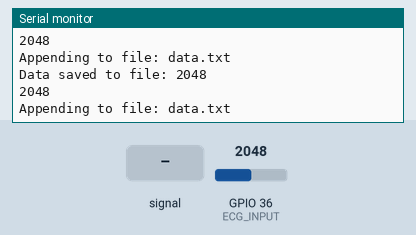
Recording of a sketch running on a simulated ESP32. On the bench: the last lines printed to the serial monitor. The test bench sets the inputs (shaded band); at power-on: GPIO 36 (ECG_INPUT) = 2048. Storage starts empty; nothing arrives over Bluetooth unless stated.

Above: at 1.2 s.
1.3 s: GPIO 36 (ECG_INPUT) fed a 200 Hz sine of ±327 counts around its level
2.8 s: GPIO 36 (ECG_INPUT) set to 2866
At 3.3 s:
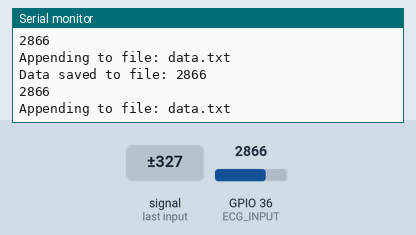
4.3 s: GPIO 36 (ECG_INPUT) fed a 1000 Hz sine of ±1023 counts around its level
5.8 s: GPIO 36 (ECG_INPUT) set to 3603
At 6.5 s:
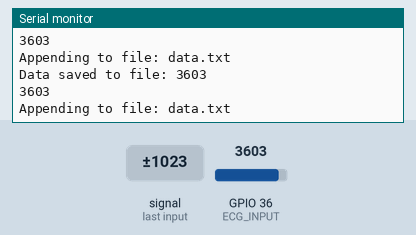
Timing chart, 0 to 8.3 s (numbered marks = the images above; inputs shaded):
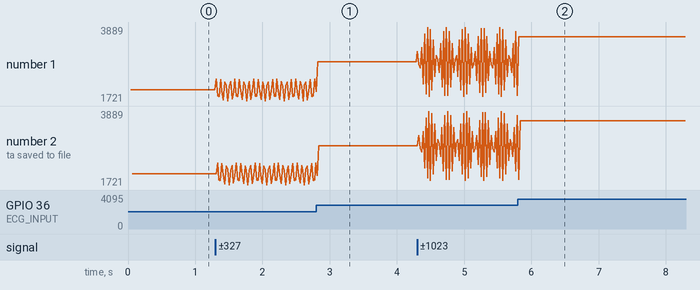

Measured:
- after the input at 5.8 s, the serial monitor: prints a new line at once (image 2)
- plotted number 1: 2048 → 1987 after the input at 1.3 s, 2866 → 1875 after the input at 4.3 s, 1875 → 3603 after the input at 5.8 s
- plotted number 2: 2048 → 2370 after the input at 1.3 s, 2866 → 3762 after the input at 4.3 s, 3762 → 3603 after the input at 5.8 s

The sketch:

ESP32_bluetoothandsdcard2.ino
```cpp
#include <BluetoothSerial.h>
#include <SD.h>

#define ECG_INPUT     36
#define ECG_LO_MIN    40
#define ECG_LO_PLUS   41

BluetoothSerial SerialBT;
const int chipSelect = 15;
const int customSCK = 14;   // Custom SPI SCK pin
const int customMOSI = 12;  // Custom SPI MOSI pin
const int customMISO = 13;  // Custom SPI MISO pin
int fileCount = 0;
//SPIClass spi;

void saveDataToFile(int data) {
  File dataFile = SD.open("data.txt", FILE_WRITE);
  if (dataFile) {
    dataFile.println(data);
    dataFile.close();
    Serial.println("Data saved to file: " + String(data));
  } else {
    Serial.println("Failed to open file for writing.");
  }
}

void readFile(fs::FS &fs, const char * path){
  Serial.printf("Reading file: %s\n", path);

  File file = fs.open(path);
  if(!file){
    Serial.println("Failed to open file for reading");
    return;
  }

  Serial.print("Read from file: ");
  while(file.available()){
    Serial.write(file.read());
  }
  file.close();
}

void writeFile(fs::FS &fs, const char * path, const char * message){
  Serial.printf("Writing file: %s\n", path);

  File file = fs.open(path, FILE_WRITE);
  if(!file){
    Serial.println("Failed to open file for writing");
    return;
  }
  if(file.print(message)){
    Serial.println("File written");
  } else {
    Serial.println("Write failed");
  }
  file.close();
}

void appendFile(fs::FS &fs, const char * path, int message){
  Serial.printf("Appending to file: %s\n", path);

  File file = fs.open(path, FILE_APPEND);
  if(!file){
    Serial.println("Failed to open file for appending");
    return;
  }
  file.close();
}

void createNewFile() {
  fileCount++;
  String fileName = "data" + String(fileCount) + ".txt";
  File newFile = SD.open(fileName.c_str(), FILE_WRITE);
  if (newFile) {
    newFile.println("Data:");
    newFile.close();
    Serial.println("New file created: " + fileName);
  } else {
    Serial.println("Failed to create file: " + fileName);
  }
}

void setup() {
  pinMode(ECG_INPUT, INPUT);
  SerialBT.begin("ESP32test-s", true);
  Serial.begin(115200);
//  spi.begin(customSCK, customMISO, customMOSI, chipSelect);
  SPI.begin();
  SD.begin(chipSelect,SPI);

  writeFile(SD,"data.txt","1000");

  createNewFile();
}

void loop() {
  int ecgRead = analogRead(ECG_INPUT);

  Serial.println(ecgRead);
  SerialBT.println(ecgRead);

//  writeFile(SD,"/data.txt","1000");
  appendFile(SD,"data.txt",ecgRead);

  saveDataToFile(ecgRead);

  delay(1);
}
```
